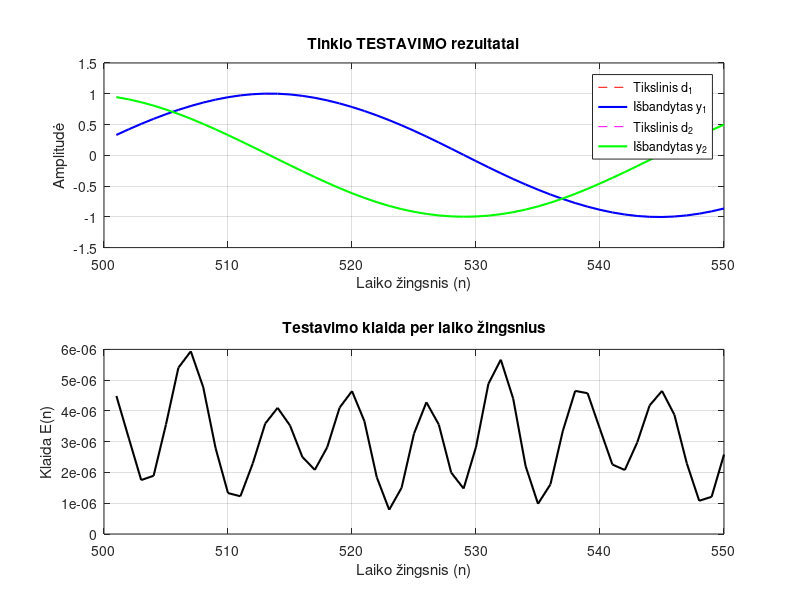

The MATLAB source for this figure:
clear; clc; close all;

% =========================================================================
% 1. TINKLO PARAMETRAI IR KOEFICIENTŲ APRAŠYMAS
% =========================================================================
eta = 0.05;    % Mokymosi greitis greitesniam 
N = 500;       % Laiko žingsniai vienoje epochoje
epochs = 1000; % Epochų skaičius

% Svorių inicializavimas maža atsitiktine reišme apie 0 (tarp -0.5 ir 0.5)
w11_1 = (rand()-0.5); w12_1 = (rand()-0.5); w11_r = (rand()-0.5); b1_1 = (rand()-0.5);
w21_1 = (rand()-0.5); w22_1 = (rand()-0.5); b2_1  = (rand()-0.5);
w31_1 = (rand()-0.5); w32_1 = (rand()-0.5); w32_r = (rand()-0.5); b3_1 = (rand()-0.5);

w11_2 = (rand()-0.5); w12_2 = (rand()-0.5); w13_2 = (rand()-0.5); b1_2 = (rand()-0.5);
w21_2 = (rand()-0.5); w22_2 = (rand()-0.5); w23_2 = (rand()-0.5); b2_2 = (rand()-0.5);

% =========================================================================
% 2. DUOMENŲ PARUOŠIMAS (Sušvelnintas dažnis tolygiam mokymuisi)
% =========================================================================
t = 1:N;
step = 0.1; % Sušvelnintas laiko žingsnis

X1 = sin(t * step);
X2 = cos(t * step);
D1 = sin(t * step + 0.5);
D2 = cos(t * step + 0.5);

Y1 = zeros(1, N); Y2 = zeros(1, N); E = zeros(1, N);

% =========================================================================
% 3. MOKYMOSI CIKLAS SU EPOCHOMIS
% =========================================================================
for ep = 1:epochs
    y1_prev = 0;
    y2_prev = 0;
    
    for n = 1:N
        x1 = X1(n); x2 = X2(n);
        d1 = D1(n); d2 = D2(n);
        
        % Forward pass
        v1_1 = w11_1*x1 + w12_1*x2 + w11_r*y1_prev + b1_1;
        v2_1 = w21_1*x1 + w22_1*x2 + b2_1;
        v3_1 = w31_1*x1 + w32_1*x2 + w32_r*y2_prev + b3_1;
        
        h1 = 1 / (1 + exp(-v1_1));
        h2 = 1 / (1 + exp(-v2_1));
        h3 = 1 / (1 + exp(-v3_1));
        
        y1 = w11_2*h1 + w12_2*h2 + w13_2*h3 + b1_2;
        y2 = w21_2*h1 + w22_2*h2 + w23_2*h3 + b2_2;
        
        % Backpropagation
        e1 = d1 - y1;
        e2 = d2 - y2;
        
        delta1_2 = e1;
        delta2_2 = e2;
        
        delta1_1 = (delta1_2 * w11_2 + delta2_2 * w21_2) * h1 * (1 - h1);
        delta2_1 = (delta1_2 * w12_2 + delta2_2 * w22_2) * h2 * (1 - h2);
        delta3_1 = (delta1_2 * w13_2 + delta2_2 * w23_2) * h3 * (1 - h3);
        
        % Svorių atnaujinimai
        w11_2 = w11_2 + eta * delta1_2 * h1;
        w12_2 = w12_2 + eta * delta1_2 * h2;
        w13_2 = w13_2 + eta * delta1_2 * h3;
        b1_2  = b1_2  + eta * delta1_2;
        
        w21_2 = w21_2 + eta * delta2_2 * h1;
        w22_2 = w22_2 + eta * delta2_2 * h2;
        w23_2 = w23_2 + eta * delta2_2 * h3;
        b2_2  = b2_2  + eta * delta2_2;
        
        w11_1 = w11_1 + eta * delta1_1 * x1;
        w12_1 = w12_1 + eta * delta1_1 * x2;
        w11_r = w11_r + eta * delta1_1 * y1_prev;
        b1_1  = b1_1  + eta * delta1_1;
        
        w21_1 = w21_1 + eta * delta2_1 * x1;
        w22_1 = w22_1 + eta * delta2_1 * x2;
        b2_1  = b2_1  + eta * delta2_1;
        
        w31_1 = w31_1 + eta * delta3_1 * x1;
        w32_1 = w32_1 + eta * delta3_1 * x2;
        w32_r = w32_r + eta * delta3_1 * y2_prev;
        b3_1  = b3_1  + eta * delta3_1;
        
        y1_prev = y1;
        y2_prev = y2;
        
        if ep == epochs
            Y1(n) = y1; Y2(n) = y2;
            E(n) = 0.5 * (e1^2 + e2^2);
        end
    end
end

% =========================================================================
% 4. TESTAVIMAS (SU NAUJAIS DUOMENIMIS)
% =========================================================================
N_test = 50;
t_test = (N+1):(N+N_test);

X1_test = sin(t_test * step);
X2_test = cos(t_test * step);
D1_test = sin(t_test * step + 0.5);
D2_test = cos(t_test * step + 0.5);

Y1_test = zeros(1, N_test); Y2_test = zeros(1, N_test); E_test = zeros(1, N_test);

y1_prev_test = Y1(end);
y2_prev_test = Y2(end);

for n = 1:N_test
    x1 = X1_test(n); x2 = X2_test(n);
    d1 = D1_test(n); d2 = D2_test(n);
    
    v1_1 = w11_1*x1 + w12_1*x2 + w11_r*y1_prev_test + b1_1;
    v2_1 = w21_1*x1 + w22_1*x2 + b2_1;
    v3_1 = w31_1*x1 + w32_1*x2 + w32_r*y2_prev_test + b3_1;
    
    h1 = 1 / (1 + exp(-v1_1));
    h2 = 1 / (1 + exp(-v2_1));
    h3 = 1 / (1 + exp(-v3_1));
    
    y1 = w11_2*h1 + w12_2*h2 + w13_2*h3 + b1_2;
    y2 = w21_2*h1 + w22_2*h2 + w23_2*h3 + b2_2;
    
    Y1_test(n) = y1; Y2_test(n) = y2;
    E_test(n)  = 0.5 * ((d1 - y1)^2 + (d2 - y2)^2);
    
    y1_prev_test = y1;
    y2_prev_test = y2;
end

% =========================================================================
% 5. REZULTATŲ VAIZDAVIMAS
% =========================================================================
figure;
subplot(2,1,1);
plot(t_test, D1_test, 'r--', t_test, Y1_test, 'b-', 'LineWidth', 1.5); hold on;
plot(t_test, D2_test, 'm--', t_test, Y2_test, 'g-', 'LineWidth', 1.5);
grid on; legend('Tikslinis d_1', 'Išbandytas y_1', 'Tikslinis d_2', 'Išbandytas y_2');
xlabel('Laiko žingsnis (n)'); ylabel('Amplitudė');
title('Tinklo TESTAVIMO rezultatai');

subplot(2,1,2);
plot(t_test, E_test, 'k-', 'LineWidth', 1.5);
grid on; xlabel('Laiko žingsnis (n)'); ylabel('Klaida E(n)');
title('Testavimo klaida per laiko žingsnius');
